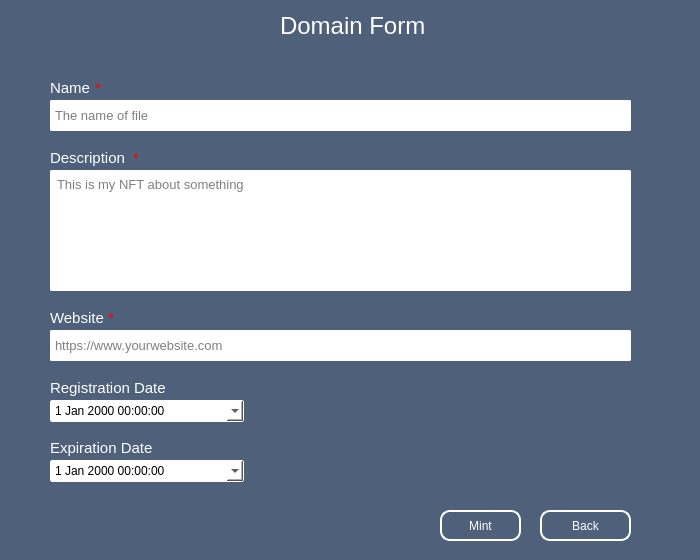
<?xml version="1.0" encoding="UTF-8"?>
<ui version="4.0">
 <class>Dialog</class>
 <widget class="QDialog" name="Dialog">
  <property name="geometry">
   <rect>
    <x>0</x>
    <y>0</y>
    <width>700</width>
    <height>560</height>
   </rect>
  </property>
  <property name="windowTitle">
   <string>Dialog</string>
  </property>
  <property name="styleSheet">
   <string notr="true">QWidget{
        background: #4e607a;
    }
QLabel{
        color: #ffffff;
    }
QDateTimeEdit{
        padding: 2px;
        border: 1px solid #ffffff;
        border-radius: 2px;
		background: #ffffff;
}
QLineEdit, QTextEdit {
        padding: 1px;
        border: 1.5px solid #ffffff;
        border-radius: 2px;
		background: #ffffff;
    }

QPushButton{
	color: #ffffff;
    border: 2px solid #ffffff;
    border-radius: 10px;
}
</string>
  </property>
  <widget class="QLabel" name="label_nama">
   <property name="geometry">
    <rect>
     <x>50</x>
     <y>80</y>
     <width>49</width>
     <height>16</height>
    </rect>
   </property>
   <property name="font">
    <font>
     <pointsize>11</pointsize>
    </font>
   </property>
   <property name="text">
    <string>Name</string>
   </property>
  </widget>
  <widget class="QLabel" name="label_deskripsi">
   <property name="geometry">
    <rect>
     <x>50</x>
     <y>150</y>
     <width>81</width>
     <height>16</height>
    </rect>
   </property>
   <property name="font">
    <font>
     <pointsize>11</pointsize>
    </font>
   </property>
   <property name="text">
    <string>Description</string>
   </property>
  </widget>
  <widget class="QLabel" name="label_website">
   <property name="geometry">
    <rect>
     <x>50</x>
     <y>310</y>
     <width>61</width>
     <height>16</height>
    </rect>
   </property>
   <property name="font">
    <font>
     <pointsize>11</pointsize>
    </font>
   </property>
   <property name="text">
    <string>Website</string>
   </property>
  </widget>
  <widget class="QLineEdit" name="lineEdit_nama">
   <property name="geometry">
    <rect>
     <x>50</x>
     <y>100</y>
     <width>581</width>
     <height>31</height>
    </rect>
   </property>
   <property name="font">
    <font>
     <pointsize>10</pointsize>
    </font>
   </property>
   <property name="placeholderText">
    <string>The name of file</string>
   </property>
  </widget>
  <widget class="QTextEdit" name="textEdit_deskripsi">
   <property name="geometry">
    <rect>
     <x>50</x>
     <y>170</y>
     <width>581</width>
     <height>121</height>
    </rect>
   </property>
   <property name="font">
    <font>
     <pointsize>10</pointsize>
    </font>
   </property>
   <property name="html">
    <string>&lt;!DOCTYPE HTML PUBLIC &quot;-//W3C//DTD HTML 4.0//EN&quot; &quot;http://www.w3.org/TR/REC-html40/strict.dtd&quot;&gt;
&lt;html&gt;&lt;head&gt;&lt;meta name=&quot;qrichtext&quot; content=&quot;1&quot; /&gt;&lt;meta charset=&quot;utf-8&quot; /&gt;&lt;style type=&quot;text/css&quot;&gt;
p, li { white-space: pre-wrap; }
&lt;/style&gt;&lt;/head&gt;&lt;body style=&quot; font-family:'Segoe UI'; font-size:10pt; font-weight:400; font-style:normal;&quot;&gt;
&lt;p style=&quot;-qt-paragraph-type:empty; margin-top:0px; margin-bottom:0px; margin-left:0px; margin-right:0px; -qt-block-indent:0; text-indent:0px; font-size:11pt;&quot;&gt;&lt;br /&gt;&lt;/p&gt;&lt;/body&gt;&lt;/html&gt;</string>
   </property>
   <property name="placeholderText">
    <string>This is my NFT about something</string>
   </property>
  </widget>
  <widget class="QLineEdit" name="lineEdit_website">
   <property name="geometry">
    <rect>
     <x>50</x>
     <y>330</y>
     <width>581</width>
     <height>31</height>
    </rect>
   </property>
   <property name="font">
    <font>
     <pointsize>10</pointsize>
    </font>
   </property>
   <property name="placeholderText">
    <string>https://www.yourwebsite.com</string>
   </property>
  </widget>
  <widget class="QDateTimeEdit" name="dateTimeEdit_register">
   <property name="geometry">
    <rect>
     <x>50</x>
     <y>400</y>
     <width>194</width>
     <height>22</height>
    </rect>
   </property>
   <property name="calendarPopup">
    <bool>true</bool>
   </property>
   <property name="timeSpec">
    <enum>Qt::LocalTime</enum>
   </property>
  </widget>
  <widget class="QLabel" name="label_registerdate">
   <property name="geometry">
    <rect>
     <x>50</x>
     <y>380</y>
     <width>121</width>
     <height>16</height>
    </rect>
   </property>
   <property name="font">
    <font>
     <pointsize>11</pointsize>
    </font>
   </property>
   <property name="text">
    <string>Registration Date</string>
   </property>
  </widget>
  <widget class="QDateTimeEdit" name="dateTimeEdit_expired">
   <property name="geometry">
    <rect>
     <x>50</x>
     <y>460</y>
     <width>194</width>
     <height>22</height>
    </rect>
   </property>
   <property name="calendarPopup">
    <bool>true</bool>
   </property>
   <property name="timeSpec">
    <enum>Qt::LocalTime</enum>
   </property>
  </widget>
  <widget class="QLabel" name="label_expireddate">
   <property name="geometry">
    <rect>
     <x>50</x>
     <y>440</y>
     <width>111</width>
     <height>16</height>
    </rect>
   </property>
   <property name="font">
    <font>
     <pointsize>11</pointsize>
    </font>
   </property>
   <property name="text">
    <string>Expiration Date</string>
   </property>
  </widget>
  <widget class="QLabel" name="label_titleform">
   <property name="geometry">
    <rect>
     <x>280</x>
     <y>10</y>
     <width>151</width>
     <height>31</height>
    </rect>
   </property>
   <property name="font">
    <font>
     <pointsize>18</pointsize>
     <bold>false</bold>
    </font>
   </property>
   <property name="text">
    <string>Domain Form</string>
   </property>
  </widget>
  <widget class="QPushButton" name="pushButton_mint">
   <property name="geometry">
    <rect>
     <x>440</x>
     <y>510</y>
     <width>81</width>
     <height>31</height>
    </rect>
   </property>
   <property name="text">
    <string>Mint</string>
   </property>
  </widget>
  <widget class="QPushButton" name="pushButton_close">
   <property name="geometry">
    <rect>
     <x>540</x>
     <y>510</y>
     <width>91</width>
     <height>31</height>
    </rect>
   </property>
   <property name="text">
    <string>Back</string>
   </property>
  </widget>
  <widget class="QLabel" name="label_loading">
   <property name="geometry">
    <rect>
     <x>330</x>
     <y>400</y>
     <width>301</width>
     <height>81</height>
    </rect>
   </property>
   <property name="text">
    <string/>
   </property>
  </widget>
  <widget class="QLabel" name="bintang_3">
   <property name="geometry">
    <rect>
     <x>95</x>
     <y>80</y>
     <width>49</width>
     <height>16</height>
    </rect>
   </property>
   <property name="font">
    <font>
     <pointsize>11</pointsize>
    </font>
   </property>
   <property name="styleSheet">
    <string notr="true">color:rgb(255, 0, 0)</string>
   </property>
   <property name="text">
    <string>*</string>
   </property>
  </widget>
  <widget class="QLabel" name="bintang_4">
   <property name="geometry">
    <rect>
     <x>133</x>
     <y>150</y>
     <width>49</width>
     <height>16</height>
    </rect>
   </property>
   <property name="font">
    <font>
     <pointsize>11</pointsize>
    </font>
   </property>
   <property name="styleSheet">
    <string notr="true">color:rgb(255, 0, 0)</string>
   </property>
   <property name="text">
    <string>*</string>
   </property>
  </widget>
  <widget class="QLabel" name="bintang_5">
   <property name="geometry">
    <rect>
     <x>108</x>
     <y>310</y>
     <width>49</width>
     <height>16</height>
    </rect>
   </property>
   <property name="font">
    <font>
     <pointsize>11</pointsize>
    </font>
   </property>
   <property name="styleSheet">
    <string notr="true">color:rgb(255, 0, 0)</string>
   </property>
   <property name="text">
    <string>*</string>
   </property>
  </widget>
 </widget>
 <resources/>
 <connections/>
</ui>
